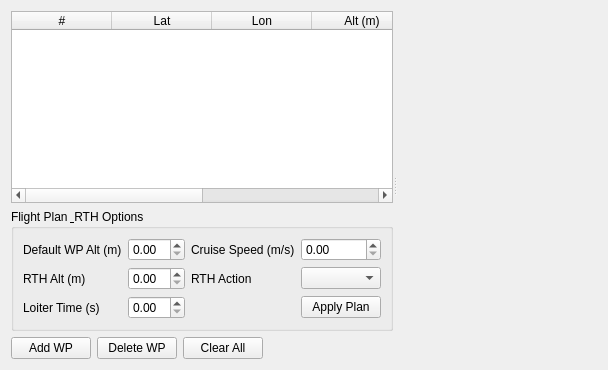
<?xml version="1.0" encoding="UTF-8"?>
<ui version="4.0">
 <class>PlanningTab</class>
 <widget class="QWidget" name="page_planning">
  <property name="windowTitle">
   <string>Planning</string>
  </property>
  <layout class="QVBoxLayout" name="verticalLayout_root">
   <item>
    <widget class="QSplitter" name="plan_splitter">
     <property name="orientation">
      <enum>Qt::Horizontal</enum>
     </property>

     <!-- 왼쪽 영역 -->
     <widget class="QWidget" name="plan_left">
      <layout class="QVBoxLayout" name="plan_left_layout">
       <item>
        <widget class="QTableWidget" name="wp_table">
         <column>
          <property name="text">
           <string>#</string>
          </property>
         </column>
         <column>
          <property name="text">
           <string>Lat</string>
          </property>
         </column>
         <column>
          <property name="text">
           <string>Lon</string>
          </property>
         </column>
         <column>
          <property name="text">
           <string>Alt (m)</string>
          </property>
         </column>
         <column>
          <property name="text">
           <string>Speed (m/s)</string>
          </property>
         </column>
         <column>
          <property name="text">
           <string>Heading (deg)</string>
          </property>
         </column>
        </widget>
       </item>

       <item>
        <widget class="QGroupBox" name="plan_group">
         <property name="title">
          <string>Flight Plan &amp; RTH Options</string>
         </property>
         <layout class="QGridLayout" name="gridLayout_plan">
          <item row="0" column="0">
           <widget class="QLabel" name="lbl_wp_alt">
            <property name="text">
             <string>Default WP Alt (m)</string>
            </property>
           </widget>
          </item>
          <item row="0" column="1">
           <widget class="QDoubleSpinBox" name="spn_wp_alt"/>
          </item>
          <item row="0" column="2">
           <widget class="QLabel" name="lbl_wp_speed">
            <property name="text">
             <string>Cruise Speed (m/s)</string>
            </property>
           </widget>
          </item>
          <item row="0" column="3">
           <widget class="QDoubleSpinBox" name="spn_wp_speed"/>
          </item>

          <item row="1" column="0">
           <widget class="QLabel" name="lbl_rtl_alt">
            <property name="text">
             <string>RTH Alt (m)</string>
            </property>
           </widget>
          </item>
          <item row="1" column="1">
           <widget class="QDoubleSpinBox" name="spn_rtl_alt"/>
          </item>
          <item row="1" column="2">
           <widget class="QLabel" name="lbl_rtl_action">
            <property name="text">
             <string>RTH Action</string>
            </property>
           </widget>
          </item>
          <item row="1" column="3">
           <widget class="QComboBox" name="cmb_rtl_action"/>
          </item>

          <item row="2" column="0">
           <widget class="QLabel" name="lbl_rtl_loiter">
            <property name="text">
             <string>Loiter Time (s)</string>
            </property>
           </widget>
          </item>
          <item row="2" column="1">
           <widget class="QDoubleSpinBox" name="spn_loiter_time"/>
          </item>
          <item row="2" column="3">
           <widget class="QPushButton" name="btn_apply_plan">
            <property name="text">
             <string>Apply Plan</string>
            </property>
           </widget>
          </item>
         </layout>
        </widget>
       </item>

       <item>
        <layout class="QHBoxLayout" name="btn_row">
         <item>
          <widget class="QPushButton" name="btn_add_wp">
           <property name="text">
            <string>Add WP</string>
           </property>
          </widget>
         </item>
         <item>
          <widget class="QPushButton" name="btn_del_wp">
           <property name="text">
            <string>Delete WP</string>
           </property>
          </widget>
         </item>
         <item>
          <widget class="QPushButton" name="btn_clear_wp">
           <property name="text">
            <string>Clear All</string>
           </property>
          </widget>
         </item>
         <item>
          <spacer name="horizontalSpacer">
           <property name="orientation">
            <enum>Qt::Horizontal</enum>
           </property>
           <property name="sizeHint" stdset="0">
            <size>
             <width>40</width>
             <height>20</height>
            </size>
           </property>
          </spacer>
         </item>
        </layout>
       </item>
      </layout>
     </widget>

     <!-- 오른쪽 영역: 지도 넣을 컨테이너 -->
     <widget class="QWidget" name="plan_right">
      <layout class="QVBoxLayout" name="plan_right_layout">
       <item>
        <widget class="QWidget" name="map_container">
         <property name="minimumSize">
          <size>
           <width>200</width>
           <height>200</height>
          </size>
         </property>
        </widget>
       </item>
      </layout>
     </widget>

    </widget>
   </item>
  </layout>
 </widget>
 <resources/>
 <connections/>
</ui>
